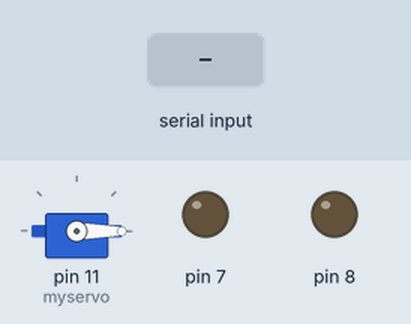
The sketch below on a simulated Arduino Uno, built with avr-gcc and run on an emulated ATmega328P. Shown: servo, output pins drawn as LEDs (lit = HIGH). The test bench sets the inputs (shaded band). What the sketch prints to the serial monitor is not drawn.

Above: at 1.2 s.
1.3 s: "a" received over the second serial link
At 2.1 s:
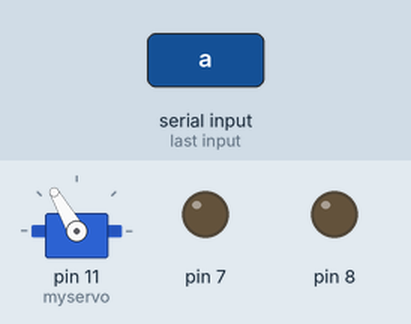
2.8 s: "1" received over the second serial link
Timing chart, 0 to 5.8 s (numbered marks = the images above; inputs shaded):
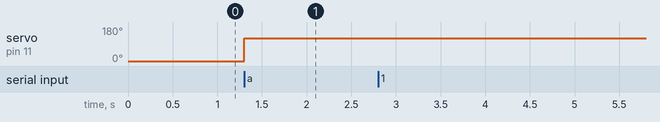

The sketch:

quiz_bluetooth.ino
```cpp
#include <SoftwareSerial.h>   // 시리얼통신 라이브러리 호출
#include <Servo.h>    // 서보모터 라이브러리

Servo myservo;
SoftwareSerial bluetooth(2, 3);  // 아두이노의 3번 TX, 2번 RX

void setup() {
  // put your setup code here, to run once:
  Serial.begin(9600);
  bluetooth.begin(9600);
  myservo.attach(11);
  myservo.write(0);
  pinMode(7, OUTPUT);
  pinMode(8, OUTPUT);
}

void loop() {
  // put your main code here, to run repeatedly:
  char val = bluetooth.read();
  if(bluetooth.available()) {
    Serial.write(bluetooth.read());
  }
  if(val == 'a') {
    myservo.write(120);
    delay(15);
  }

}
```

Measured:
- after the input at 1.3 s, servo on pin 11 (myservo): 0° → 120° at once
- after the input at 2.8 s, every drawn part: stays the same
